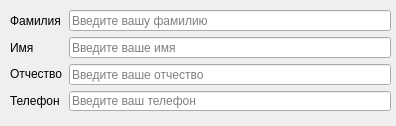
<?xml version="1.0" encoding="UTF-8"?>
<ui version="4.0">
 <class>MainWindow</class>
 <widget class="QMainWindow" name="MainWindow">
  <property name="geometry">
   <rect>
    <x>0</x>
    <y>0</y>
    <width>396</width>
    <height>126</height>
   </rect>
  </property>
  <property name="maximumSize">
   <size>
    <width>396</width>
    <height>126</height>
   </size>
  </property>
  <property name="windowTitle">
   <string>MainWindow</string>
  </property>
  <widget class="QWidget" name="centralwidget">
   <widget class="QWidget" name="">
    <property name="geometry">
     <rect>
      <x>10</x>
      <y>10</y>
      <width>381</width>
      <height>101</height>
     </rect>
    </property>
    <layout class="QHBoxLayout" name="horizontalLayout">
     <item>
      <layout class="QVBoxLayout" name="verticalLayout">
       <item>
        <widget class="QLabel" name="label">
         <property name="text">
          <string>Фамилия</string>
         </property>
        </widget>
       </item>
       <item>
        <widget class="QLabel" name="label_2">
         <property name="text">
          <string>Имя</string>
         </property>
        </widget>
       </item>
       <item>
        <widget class="QLabel" name="label_3">
         <property name="text">
          <string>Отчество</string>
         </property>
        </widget>
       </item>
       <item>
        <widget class="QLabel" name="label_4">
         <property name="text">
          <string>Телефон</string>
         </property>
        </widget>
       </item>
      </layout>
     </item>
     <item>
      <layout class="QVBoxLayout" name="verticalLayout_2">
       <item>
        <widget class="QLineEdit" name="lineEdit">
         <property name="placeholderText">
          <string>Введите вашу фамилию</string>
         </property>
        </widget>
       </item>
       <item>
        <widget class="QLineEdit" name="lineEdit_2">
         <property name="placeholderText">
          <string>Введите ваше имя</string>
         </property>
        </widget>
       </item>
       <item>
        <widget class="QLineEdit" name="lineEdit_3">
         <property name="placeholderText">
          <string>Введите ваше отчество</string>
         </property>
        </widget>
       </item>
       <item>
        <widget class="QLineEdit" name="lineEdit_4">
         <property name="placeholderText">
          <string>Введите ваш телефон</string>
         </property>
        </widget>
       </item>
      </layout>
     </item>
    </layout>
   </widget>
  </widget>
 </widget>
 <resources/>
 <connections/>
</ui>
